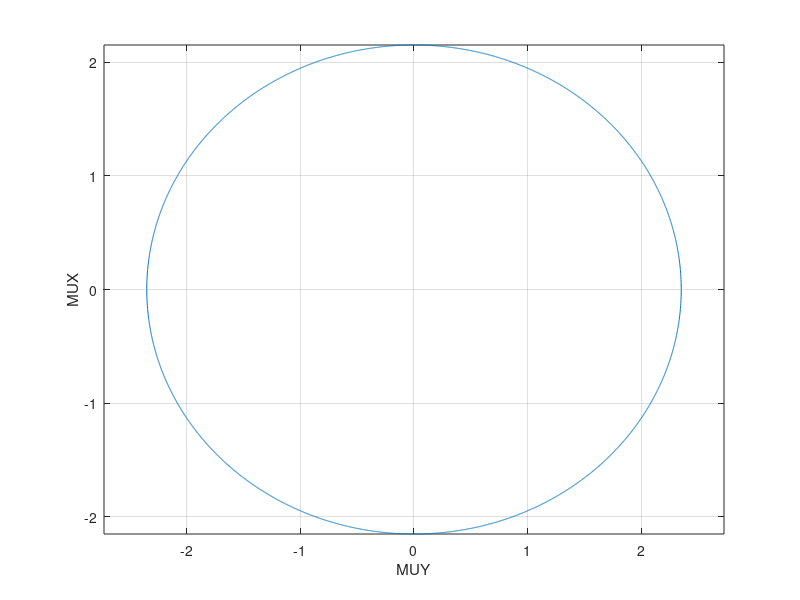

Write MATLAB code to recreate this figure. (Note: this script raises an error after producing the figure.)

FZ = 1000;

% friction ellipse at ref load 800 N
muLoadSensitivity = -2.5e-4;
refMUY = 2.4;
refMUX = 2.2;
refFZ = 800;

maxMUY = refMUY + muLoadSensitivity*(FZ - refFZ);
maxMUX = refMUX + muLoadSensitivity*(FZ - refFZ);

% Equation of Ellipse - muy^2 / maxMUY^2 + mux^2 / maxMUX^2 = 1;
MUXellipse  = @(muy) abs(sqrt((maxMUX^2) * (1 - muy^2 / maxMUY^2))); 
MUYellipse  = @(mux) abs(sqrt((maxMUY^2) * (1 - mux^2 / maxMUX^2)));

% create friction circle

muyRange = (-maxMUY:0.001:maxMUY)';
outMUX = zeros(numel(muyRange),1);
for i = 1:numel(muyRange)
    outMUX(i) = MUXellipse(muyRange(i));
end

frictionEllipse = [muyRange, outMUX; flip(muyRange,1), flip(-outMUX,1)];

figure
plot(frictionEllipse(:,1),frictionEllipse(:,2))
axis equal
axis padded
grid on
xlabel('MUY')
ylabel('MUX')

%% Tyre Load Sensitivity Check

FZtest = 200:50:1300;

for i = 1:numel(FZtest)
    TLS_MUY(i) = refMUY + muLoadSensitivity*(FZtest(i) - refFZ);
    TLS_MUX(i) = refMUX + muLoadSensitivity*(FZtest(i) - refFZ);
end

figure
tiledlayout(2,1)

nexttile
plot(FZtest,TLS_MUY)
ylabel('MUY')

nexttile
plot(FZtest,TLS_MUX)
ylabel('MUX')
